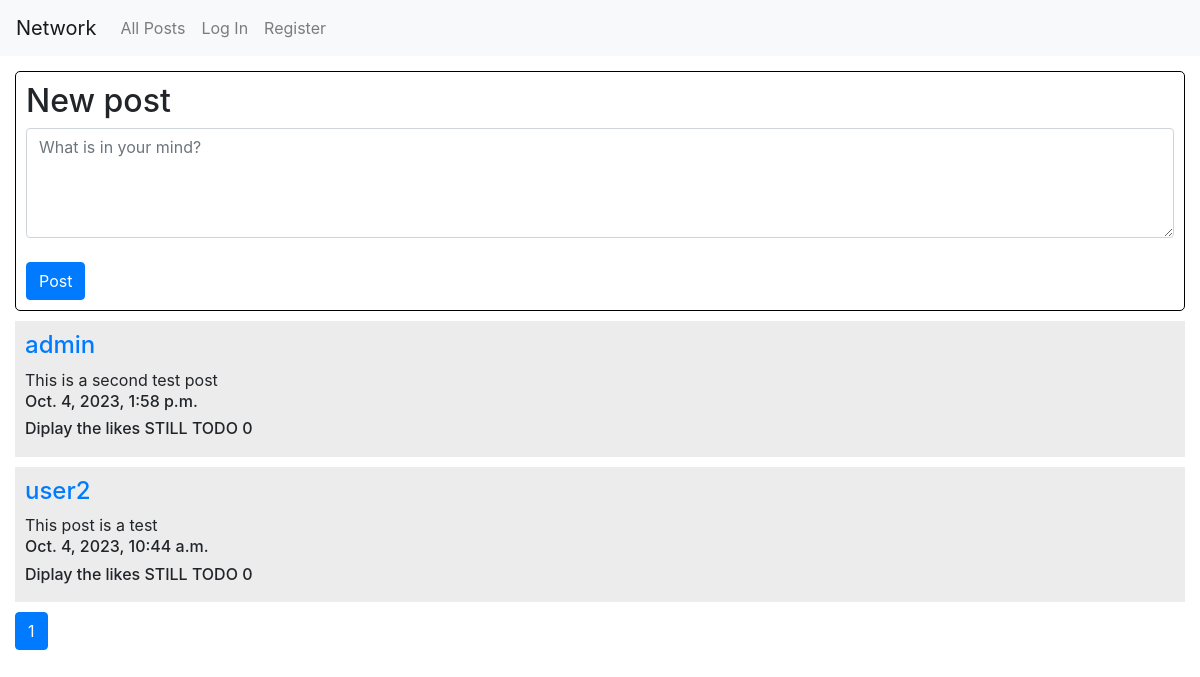
The app's page /, older data.
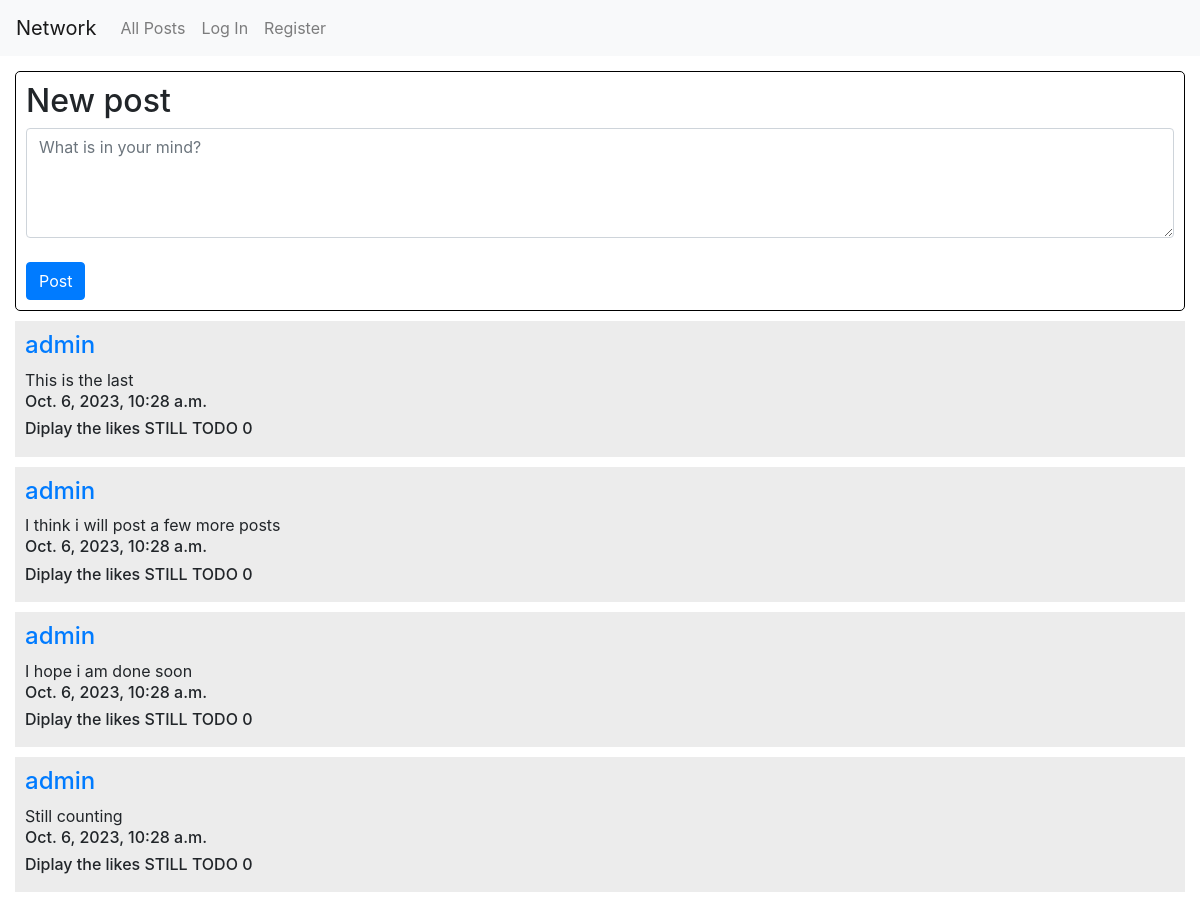
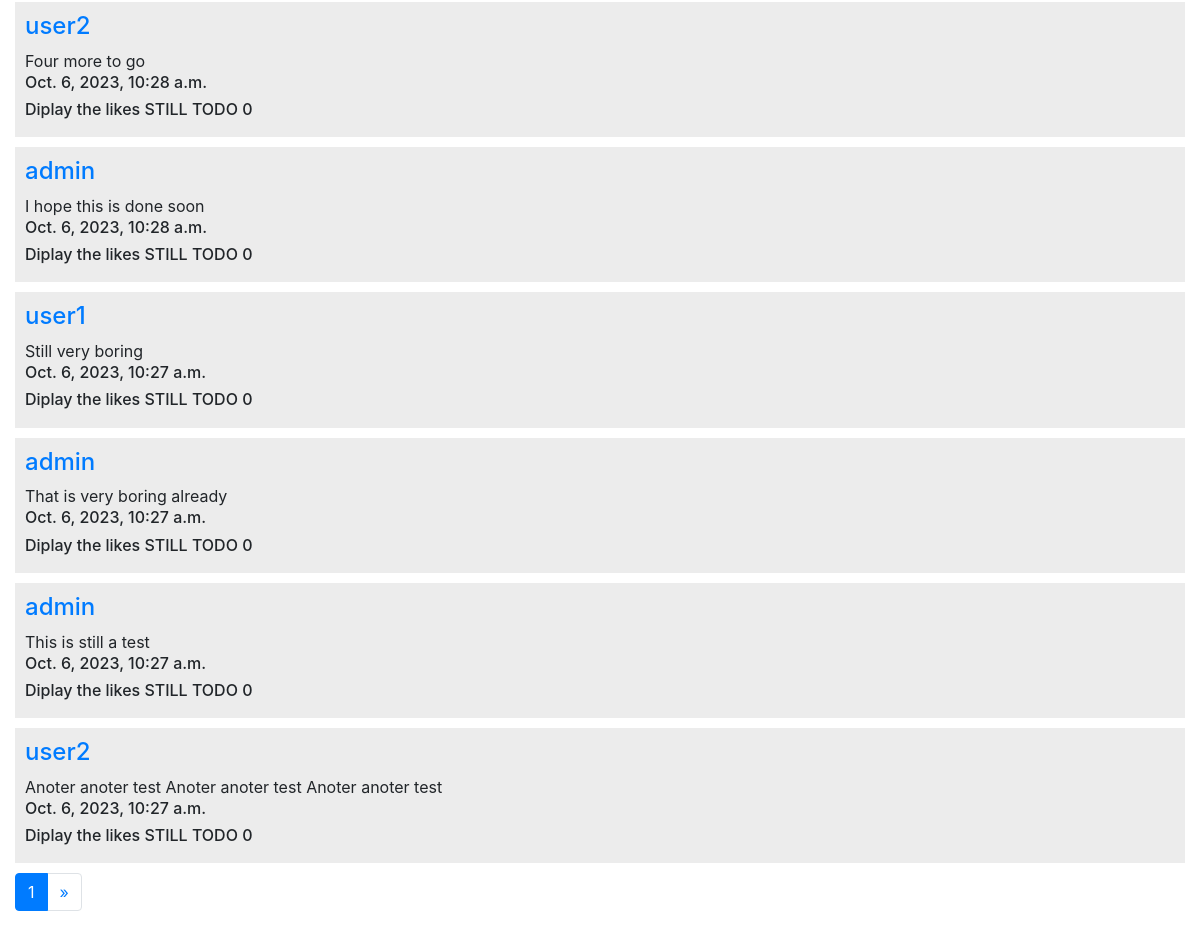
The same page, newer data (2 pictures, top to bottom).
### network/models.py (models this page shows, shortened)
class Post(models.Model):
    author = models.ForeignKey(User, on_delete=models.CASCADE, related_name="posts")
    content = models.TextField(blank=False)
    date = models.DateTimeField(auto_now_add=True)
    likes = models.ManyToManyField(User, blank=True, related_name='likes')

class User(AbstractUser):
    pass

### network/views.py (the view)
# urls.py: path("", views.index, name="index"),
def index(request):
    if request.method == "POST":
        current_user = request.user
        post_form = PostForm(request.POST)
        if post_form.is_valid():
            content = post_form.cleaned_data['post_content']
        p = Post(
            author = current_user,
            content = content
            )
        p.save()
        return HttpResponseRedirect(reverse("index"))
    else:
        post_form = PostForm()
        all_posts = Post.objects.annotate(like_count=models.Count('likes')).order_by('-pk')
        paginator = Paginator(all_posts, 10)
        page_number = request.GET.get('page')
        page_obj = paginator.get_page(page_number)
    return render(request, "network/index.html", {
        "post_form": post_form,
        "page_obj": page_obj
        })

### network/forms.py
class PostForm(forms.Form):
    post_content = forms.CharField(widget=forms.Textarea(attrs={
                                        "rows":"4", "cols":"90",
                                        'placeholder':'What is in your mind?',
                                        'class':'form-control'}), label="")

### network/templates/network/index.html (shortened to what this page needs)
{% extends "network/layout.html" %}
{% block body %}
<div class="home_page">
    <div class="new_post">
        <h2>New post</h2>
        <form action="/" method="post">
            {{ post_form }}
            <br>
            <input class="btn btn-primary" type="submit" value="Post">
        </form>
    </div>
        {% for post in page_obj %}
        <div class="each_post">
            <h4><a href = "{% url 'user_profile' post.author.id %}">{{ post.author }}</a></h4>
            {{ post.content }}
            <h6>{{ post.date }}</h6>
            <h6>Diplay the likes STILL TODO {{ post.likes.count }}</h6>
        </div>
        {% endfor %}
    <nav aria-label="Page navigation example">
        <ul class="pagination">
        <li class="page-item active" aria-current="page"><a class="page-link" href="?page={{ page_obj.number }}">{{ page_obj.number }}</a></li>
        {% if page_obj.has_next %}
        <li class="page-item"><a class="page-link" href="?page={{ page_obj.next_page_number }}">&raquo;</a></li>
        {% endif %}
        </ul>
</div>
{% endblock %}

Row changes from the older to the newer data that the page shows:
no longer on this page (row unchanged): Post: author "admin", content "This is a second test post", date "Oct. 4, 2023, 1:58 p.m.", likes.count "0"
no longer on this page (row unchanged): Post: author "user2", content "This post is a test", date "Oct. 4, 2023, 10:44 a.m.", likes.count "0"
added Post: author "admin", content "This is the last", date "Oct. 6, 2023, 10:28 a.m.", likes.count "0"
added Post: author "admin", content "I think i will post a few more posts", date "Oct. 6, 2023, 10:28 a.m.", likes.count "0"
added Post: author "admin", content "I hope i am done soon", date "Oct. 6, 2023, 10:28 a.m.", likes.count "0"
added Post: author "admin", content "Still counting", date "Oct. 6, 2023, 10:28 a.m.", likes.count "0"
added Post: author "user2", content "Four more to go", date "Oct. 6, 2023, 10:28 a.m.", likes.count "0"
added Post: author "admin", content "I hope this is done soon", date "Oct. 6, 2023, 10:28 a.m.", likes.count "0"
added Post: author "user1", content "Still very boring", date "Oct. 6, 2023, 10:27 a.m.", likes.count "0"
added Post: author "admin", content "That is very boring already", date "Oct. 6, 2023, 10:27 a.m.", likes.count "0"
added Post: author "admin", content "This is still a test", date "Oct. 6, 2023, 10:27 a.m.", likes.count "0"
added Post: author "user2", content "Anoter anoter test Anoter anoter test Anoter anoter test", date "Oct. 6, 2023, 10:27 a.m.", likes.count "0"
